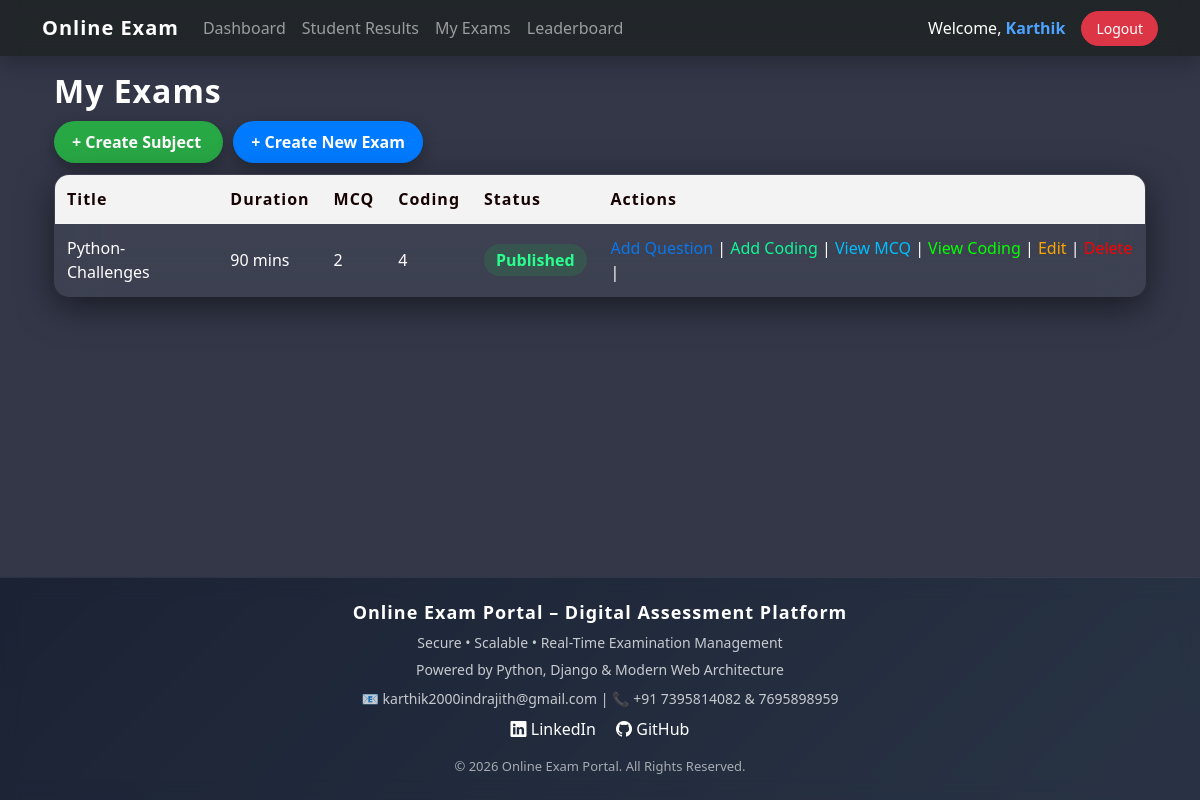
/my-exams/ (signed in), run on the app's committed database.
### exam/models.py (models this page shows, shortened)
class CustomUser(AbstractUser):
    ROLE_CHOICES = (
        ('admin', 'Admin'),
        ('teacher', 'Teacher'),
        ('student', 'Student'),
    )
    role = models.CharField(max_length=10, choices=ROLE_CHOICES)

class Exam(models.Model):
    subject = models.ForeignKey(
        Subject,
        on_delete=models.CASCADE
    )
    title = models.CharField(max_length=200)
    duration = models.IntegerField(
        help_text="Duration in minutes"
    )
    total_marks = models.IntegerField()
    created_by = models.ForeignKey(
        settings.AUTH_USER_MODEL,
        on_delete=models.CASCADE,
        limit_choices_to={'role': 'teacher'}
    )
    is_published = models.BooleanField(default=False)

### exam/views.py (the view)
# urls.py: path('my-exams/', views.my_exams, name='my_exams'),
@login_required
def my_exams(request):
    exams = Exam.objects.filter(
        created_by=request.user
    )
    for exam in exams:
        exam.mcq_count = Question.objects.filter(
            exam=exam
        ).count()
        exam.coding_count = CodingQuestion.objects.filter(
            exam=exam
        ).count()
    return render(
        request,
        'my_exams.html',
        {
            'exams': exams
        }
    )

### templates/my_exams.html (shortened to what this page needs)
{% extends 'base.html' %}
{% block content %}
<h2 style="margin-bottom:20px;">My Exams</h2>
<div style="margin-bottom:20px;">
    <a href="{% url 'create_subject' %}"
       style="background:#28a745;color:white;padding:8px 14px;
              border-radius:5px;text-decoration:none;margin-right:10px;">
       + Create Subject
    </a>
    <a href="{% url 'create_exam' %}"
       style="background:#007bff;color:white;padding:8px 14px;
              border-radius:5px;text-decoration:none;">
       + Create New Exam
    </a>
</div>
{% if exams %}
<table border="1" cellpadding="12" cellspacing="0"
       style="border-collapse:collapse;width:100%;background:white;">
    <tr style="background:#f2f2f2;">
        <th>Title</th>
        <th>Duration</th>
        <th>MCQ</th>
        <th>Coding</th>
        <th>Status</th>
        <th>Actions</th>
    </tr>
    {% for exam in exams %}
    <tr>
        <td>{{ exam.title }}</td>
        <td>{{ exam.duration }} mins</td>
        <td>{{ exam.mcq_count }}</td>
        <td>{{ exam.coding_count }}</td>
        <td>
            {% if exam.is_published %}
                <span style="color:green;font-weight:bold;">
                    Published
                </span>
            {% else %}
                <span style="color:orange;">
                    Draft
                </span>
            {% endif %}
        </td>
        <td>
            <a href="{% url 'add_question' exam.id %}"
               style="color:#0a77ec;text-decoration:none;">
               Add Question
            </a> |
<a href="{% url 'add_coding_question' exam.id %}"
   style="color:#0ff897;text-decoration:none;">
   Add Coding
</a> |
<a href="{% url 'view_mcq_questions' exam.id %}"
   style="color:hsl(195, 100%, 50%);text-decoration: none;">
   View MCQ
</a> |
<a href="{% url 'view_coding_questions' exam.id %}"
   style="color:#04ff00;text-decoration: none;">
   View Coding
</a> |
            <a href="{% url 'edit_exam' exam.id %}"
               style="color:#ffa500;text-decoration:none;">
               Edit
            </a> |
            <a href="{% url 'delete_exam' exam.id %}"
               onclick="return confirm('Delete this exam?')"
               style="color:red;text-decoration:none;">
            </a> |
        </td>
    </tr>
    {% endfor %}
</table>
{% else %}
<div style="padding:20px;background:#f8f9fa;border-radius:6px;">
    <p>No exams created yet.</p>
</div>
{% endif %}
{% endblock %}

### templates/base.html (shortened to what this page needs)
<!DOCTYPE html>
<html>
<head>
    <link href="https://cdn.jsdelivr.net/npm/bootstrap@5.3.2/dist/css/bootstrap.min.css" rel="stylesheet">
    <link href="https://cdn.jsdelivr.net/npm/bootstrap-icons@1.11.3/font/bootstrap-icons.css" rel="stylesheet">
</head>
<body class="d-flex flex-column min-vh-100">
<nav class="navbar navbar-expand-lg navbar-dark fixed-top">
    <div class="container">
        <a class="navbar-brand" href="{% url 'home' %}">
            Online Exam
        </a>
        <div class="collapse navbar-collapse" id="navbarNav">
            <ul class="navbar-nav me-auto">
                {% if user.is_authenticated %}
                    {% if user.role == 'teacher' %}
                        <li class="nav-item">
                            <a class="nav-link" href="{% url 'teacher_dashboard' %}">Dashboard</a>
                        </li>
                        <li class="nav-item">
                            <a class="nav-link" href="{% url 'teacher_results' %}">Student Results</a>
                        </li>
                        <li class="nav-item">
                            <a class="nav-link" href="{% url 'my_exams' %}">My Exams</a>
                        </li>
                        <li class="nav-item">
                            <a class="nav-link" href="{% url 'leaderboard' %}">Leaderboard</a>
                        </li>
                    {% endif %}
                {% endif %}
            </ul>
            <ul class="navbar-nav ms-auto align-items-lg-center">
                {% if user.is_authenticated %}
                    <li class="nav-item text-center text-lg-start">
                        <span class="text-white d-block d-lg-inline me-lg-3 mb-2 mb-lg-0">
                            Welcome, <strong>{{ user.username }}</strong>
                        </span>
                    </li>
                    <li class="nav-item">
                        <a class="btn btn-danger btn-sm" href="{% url 'logout' %}">
                            Logout
                        </a>
                    </li>
                {% endif %}
            </ul>
        </div>
    </div>
</nav>
<main class="container flex-fill mt-5 pt-4 px-3 px-md-4">
    {% block content %}
    {% endblock %}
</main>
<footer class="text-center py-4 mt-auto">
    <div class="container">
        <h5>Online Exam Portal – Digital Assessment Platform</h5>
        <p>Secure • Scalable • Real-Time Examination Management</p>
        <p>Powered by Python, Django & Modern Web Architecture</p>
        <p class="mt-2">
            📧 karthik2000indrajith@gmail.com |
            📞 +91 7395814082 & 7695898959
        </p>
        <div class="mt-2">
            <a href="www.linkedin.com/in/karthik-indrajith" class="me-3"><i class="bi bi-linkedin"></i> LinkedIn</a>
            <a href="https://github.com/Karthikindrajith"><i class="bi bi-github"></i> GitHub</a>
        </div>
        <small class="d-block mt-3">
            © 2026 Online Exam Portal. All Rights Reserved.
        </small>
    </div>
</footer>
</body>
</html>

### templates/base.html (style rules this page uses)
body { font-family: 'Segoe UI', Tahoma, Geneva, Verdana, sans-serif; background: #f8f9fa; animation: fadeIn 0.5s ease-in; }
.navbar { backdrop-filter: blur(10px); background: rgba(33, 37, 41, 0.95) !important; box-shadow: 0 8px 25px rgba(0,0,0,0.25); }
.navbar-brand { font-size: 20px; font-weight: 700; letter-spacing: 1px; }
.navbar-nav .nav-link { position: relative; font-weight: 500; padding: 8px 14px; transition: 0.3s ease; }
.navbar-nav .nav-link::after { content: ""; position: absolute; left: 10px; bottom: 4px; width: 0%; height: 2px; background: #4da3ff; transition: 0.3s ease; }
.navbar span strong { color: #4da3ff; }
.btn-sm { border-radius: 20px; padding: 6px 14px; transition: 0.3s ease; }
main { animation: fadeIn 0.4s ease-in-out; }
footer { background: linear-gradient(135deg, #0f172a, #1e293b); color: white; position: relative; overflow: hidden; border-top: 1px solid rgba(255,255,255,0.1); }
footer::before { content: ""; position: absolute; inset: 0; background: rgba(255,255,255,0.05); backdrop-filter: blur(10px); }
footer .container { position: relative; z-index: 2; }
footer h5 { font-weight: 700; letter-spacing: 1px; font-size: 18px; }
footer p { font-size: 14px; color: rgba(255,255,255,0.75); margin-bottom: 6px; }
footer a { text-decoration: none; color: white; transition: 0.3s ease; }
footer small { font-size: 13px; color: rgba(255,255,255,0.6); }

### templates/my_exams.html (style rules this page uses)
body { background: linear-gradient(rgba(15,20,40,0.85), rgba(15,20,40,0.85)), url("https://images.unsplash.com/photo-1498050108023-c5249f4df085?q=80&w=1920"); background-size: cover; background-position: center; background-attachment: fixed; color: #ffffff; font-family: 'Segoe UI', sans-serif; }
h2 { font-weight: 700; letter-spacing: 1px; color: #ffffff; }
a[href*="create"] { border-radius: 30px !important; padding: 10px 18px !important; font-weight: 600; transition: 0.3s ease; box-shadow: 0 5px 15px rgba(0,0,0,0.3); }
table { background: rgba(255,255,255,0.05) !important; backdrop-filter: blur(20px); -webkit-backdrop-filter: blur(20px); border-radius: 15px; overflow: hidden; border: 1px solid rgba(255,255,255,0.15); box-shadow: 0 10px 35px rgba(0,0,0,0.5); }
th { background: rgba(255,255,255,0.08) !important; color: #170303; font-weight: 600; letter-spacing: 1px; border-bottom: 1px solid rgba(255,255,255,0.15); }
td { background: transparent !important; color: #ffffff; border-bottom: 1px solid rgba(255,255,255,0.08); }
span[style*="green"] { background: rgba(40,167,69,0.2); padding: 5px 12px; border-radius: 20px; color: #28ff8f !important; }
td a { font-weight: 500; transition: 0.3s; }

### data on the page
CustomUser: username "Karthik"
Exam: title "Python-Challenges", duration "90", mcq_count "2", coding_count "4", is_published "Published"
